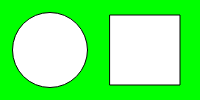
Frame 1 (no input)
Frame 60 (no input): identical to frame 1, image omitted
Frame 120 (the mouse pressed at the canvas centre since frame 60): identical to frame 1, image omitted

The p5.js sketch that drew this single still picture (run headless with seeded random() and noise() and a simulated clock; from frame 60 on, the mouse is pressed at the canvas centre):

// p5.js sketch
// ── sketch.js
function setup() {
  createCanvas(200, 100);
}

function draw() {
  background('rgb(0,255,0)');
  circle(50,50,75);
  square(110,15,70);
}
